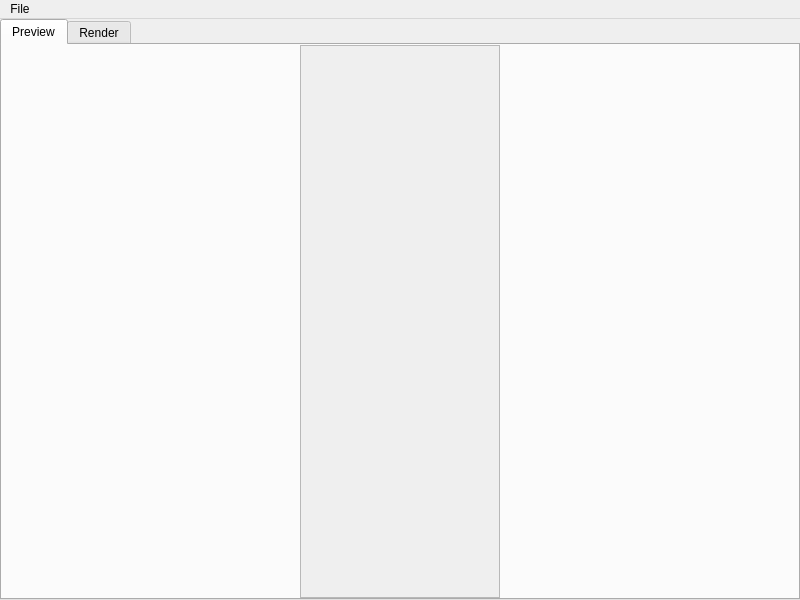
<?xml version="1.0" encoding="UTF-8"?>
<ui version="4.0">
 <class>MainWindow</class>
 <widget class="QMainWindow" name="MainWindow">
  <property name="geometry">
   <rect>
    <x>0</x>
    <y>0</y>
    <width>800</width>
    <height>600</height>
   </rect>
  </property>
  <property name="sizePolicy">
   <sizepolicy hsizetype="Preferred" vsizetype="Preferred">
    <horstretch>0</horstretch>
    <verstretch>0</verstretch>
   </sizepolicy>
  </property>
  <property name="minimumSize">
   <size>
    <width>800</width>
    <height>600</height>
   </size>
  </property>
  <property name="maximumSize">
   <size>
    <width>1920</width>
    <height>1080</height>
   </size>
  </property>
  <property name="windowTitle">
   <string>TFG</string>
  </property>
  <widget class="QWidget" name="centralwidget">
   <layout class="QGridLayout" name="gridLayout_2">
    <property name="leftMargin">
     <number>0</number>
    </property>
    <property name="topMargin">
     <number>0</number>
    </property>
    <property name="rightMargin">
     <number>0</number>
    </property>
    <property name="bottomMargin">
     <number>0</number>
    </property>
    <item row="0" column="0">
     <layout class="QGridLayout" name="gridLayout">
      <property name="sizeConstraint">
       <enum>QLayout::SetMaximumSize</enum>
      </property>
      <item row="0" column="0">
       <widget class="QTabWidget" name="tabWidget">
        <property name="sizePolicy">
         <sizepolicy hsizetype="Preferred" vsizetype="Preferred">
          <horstretch>0</horstretch>
          <verstretch>0</verstretch>
         </sizepolicy>
        </property>
        <property name="currentIndex">
         <number>0</number>
        </property>
        <widget class="QWidget" name="preview_tab">
         <property name="sizePolicy">
          <sizepolicy hsizetype="Preferred" vsizetype="Preferred">
           <horstretch>0</horstretch>
           <verstretch>0</verstretch>
          </sizepolicy>
         </property>
         <attribute name="title">
          <string>Preview</string>
         </attribute>
         <layout class="QHBoxLayout" name="horizontalLayout">
          <property name="spacing">
           <number>0</number>
          </property>
          <property name="sizeConstraint">
           <enum>QLayout::SetDefaultConstraint</enum>
          </property>
          <property name="leftMargin">
           <number>0</number>
          </property>
          <property name="topMargin">
           <number>0</number>
          </property>
          <property name="rightMargin">
           <number>0</number>
          </property>
          <property name="bottomMargin">
           <number>0</number>
          </property>
          <item>
           <layout class="QVBoxLayout" name="preview_layout">
            <property name="spacing">
             <number>0</number>
            </property>
            <property name="sizeConstraint">
             <enum>QLayout::SetDefaultConstraint</enum>
            </property>
           </layout>
          </item>
          <item>
           <widget class="QScrollArea" name="inspector">
            <property name="sizePolicy">
             <sizepolicy hsizetype="Fixed" vsizetype="Preferred">
              <horstretch>0</horstretch>
              <verstretch>0</verstretch>
             </sizepolicy>
            </property>
            <property name="minimumSize">
             <size>
              <width>200</width>
              <height>0</height>
             </size>
            </property>
            <property name="widgetResizable">
             <bool>true</bool>
            </property>
            <property name="alignment">
             <set>Qt::AlignLeading|Qt::AlignLeft|Qt::AlignVCenter</set>
            </property>
            <widget class="QWidget" name="scrollAreaWidgetContents">
             <property name="geometry">
              <rect>
               <x>0</x>
               <y>0</y>
               <width>198</width>
               <height>549</height>
              </rect>
             </property>
            </widget>
           </widget>
          </item>
         </layout>
        </widget>
        <widget class="QWidget" name="render_tab">
         <attribute name="title">
          <string>Render</string>
         </attribute>
         <layout class="QHBoxLayout" name="horizontalLayout_2">
          <property name="spacing">
           <number>0</number>
          </property>
          <property name="leftMargin">
           <number>0</number>
          </property>
          <property name="topMargin">
           <number>0</number>
          </property>
          <property name="rightMargin">
           <number>0</number>
          </property>
          <property name="bottomMargin">
           <number>0</number>
          </property>
          <item>
           <layout class="QVBoxLayout" name="render_layout">
            <item>
             <widget class="QLabel" name="render_label">
              <property name="text">
               <string/>
              </property>
              <property name="alignment">
               <set>Qt::AlignCenter</set>
              </property>
             </widget>
            </item>
           </layout>
          </item>
          <item>
           <widget class="QScrollArea" name="render_options">
            <property name="sizePolicy">
             <sizepolicy hsizetype="Fixed" vsizetype="Preferred">
              <horstretch>0</horstretch>
              <verstretch>0</verstretch>
             </sizepolicy>
            </property>
            <property name="minimumSize">
             <size>
              <width>200</width>
              <height>0</height>
             </size>
            </property>
            <property name="widgetResizable">
             <bool>true</bool>
            </property>
            <property name="alignment">
             <set>Qt::AlignRight|Qt::AlignTrailing|Qt::AlignVCenter</set>
            </property>
            <widget class="QWidget" name="scrollAreaWidgetContents_2">
             <property name="geometry">
              <rect>
               <x>0</x>
               <y>0</y>
               <width>198</width>
               <height>549</height>
              </rect>
             </property>
             <widget class="QLabel" name="width_label">
              <property name="geometry">
               <rect>
                <x>80</x>
                <y>10</y>
                <width>41</width>
                <height>20</height>
               </rect>
              </property>
              <property name="text">
               <string>Width</string>
              </property>
              <property name="alignment">
               <set>Qt::AlignRight|Qt::AlignTrailing|Qt::AlignVCenter</set>
              </property>
             </widget>
             <widget class="QSpinBox" name="threads">
              <property name="geometry">
               <rect>
                <x>130</x>
                <y>130</y>
                <width>51</width>
                <height>22</height>
               </rect>
              </property>
              <property name="minimum">
               <number>1</number>
              </property>
              <property name="maximum">
               <number>32</number>
              </property>
              <property name="singleStep">
               <number>1</number>
              </property>
              <property name="value">
               <number>16</number>
              </property>
             </widget>
             <widget class="QSpinBox" name="samples">
              <property name="geometry">
               <rect>
                <x>130</x>
                <y>90</y>
                <width>51</width>
                <height>22</height>
               </rect>
              </property>
              <property name="minimum">
               <number>1</number>
              </property>
              <property name="maximum">
               <number>1000</number>
              </property>
              <property name="singleStep">
               <number>10</number>
              </property>
              <property name="value">
               <number>50</number>
              </property>
             </widget>
             <widget class="QPushButton" name="render_button">
              <property name="geometry">
               <rect>
                <x>90</x>
                <y>170</y>
                <width>80</width>
                <height>21</height>
               </rect>
              </property>
              <property name="text">
               <string>Render</string>
              </property>
             </widget>
             <widget class="QLabel" name="samples_label">
              <property name="geometry">
               <rect>
                <x>20</x>
                <y>90</y>
                <width>101</width>
                <height>20</height>
               </rect>
              </property>
              <property name="text">
               <string>Num. Samples</string>
              </property>
              <property name="alignment">
               <set>Qt::AlignRight|Qt::AlignTrailing|Qt::AlignVCenter</set>
              </property>
             </widget>
             <widget class="QLabel" name="threads_label">
              <property name="geometry">
               <rect>
                <x>30</x>
                <y>130</y>
                <width>91</width>
                <height>20</height>
               </rect>
              </property>
              <property name="text">
               <string>Num. Threads</string>
              </property>
              <property name="alignment">
               <set>Qt::AlignRight|Qt::AlignTrailing|Qt::AlignVCenter</set>
              </property>
             </widget>
             <widget class="QSpinBox" name="height">
              <property name="geometry">
               <rect>
                <x>130</x>
                <y>50</y>
                <width>51</width>
                <height>22</height>
               </rect>
              </property>
              <property name="minimum">
               <number>100</number>
              </property>
              <property name="maximum">
               <number>600</number>
              </property>
              <property name="singleStep">
               <number>100</number>
              </property>
              <property name="value">
               <number>200</number>
              </property>
             </widget>
             <widget class="QSpinBox" name="width">
              <property name="geometry">
               <rect>
                <x>130</x>
                <y>10</y>
                <width>51</width>
                <height>22</height>
               </rect>
              </property>
              <property name="minimum">
               <number>100</number>
              </property>
              <property name="maximum">
               <number>600</number>
              </property>
              <property name="singleStep">
               <number>100</number>
              </property>
              <property name="value">
               <number>400</number>
              </property>
             </widget>
             <widget class="QLabel" name="height_label">
              <property name="geometry">
               <rect>
                <x>70</x>
                <y>50</y>
                <width>51</width>
                <height>20</height>
               </rect>
              </property>
              <property name="text">
               <string>Height</string>
              </property>
              <property name="alignment">
               <set>Qt::AlignRight|Qt::AlignTrailing|Qt::AlignVCenter</set>
              </property>
             </widget>
            </widget>
           </widget>
          </item>
         </layout>
        </widget>
       </widget>
      </item>
     </layout>
    </item>
   </layout>
  </widget>
  <widget class="QMenuBar" name="menubar">
   <property name="geometry">
    <rect>
     <x>0</x>
     <y>0</y>
     <width>800</width>
     <height>20</height>
    </rect>
   </property>
   <widget class="QMenu" name="menuFile">
    <property name="title">
     <string>File</string>
    </property>
    <addaction name="actionNew_Scene"/>
    <addaction name="actionOpen_Scene"/>
    <addaction name="separator"/>
    <addaction name="actionAdd_from_File"/>
    <addaction name="separator"/>
    <addaction name="actionExit"/>
   </widget>
   <addaction name="menuFile"/>
  </widget>
  <action name="actionNew_Scene">
   <property name="text">
    <string>New Scene...</string>
   </property>
  </action>
  <action name="actionOpen_Scene">
   <property name="text">
    <string>Open File...</string>
   </property>
  </action>
  <action name="actionAdd_from_File">
   <property name="text">
    <string>Add from File...</string>
   </property>
  </action>
  <action name="actionExit">
   <property name="text">
    <string>Exit...</string>
   </property>
  </action>
 </widget>
 <resources/>
 <connections/>
</ui>
